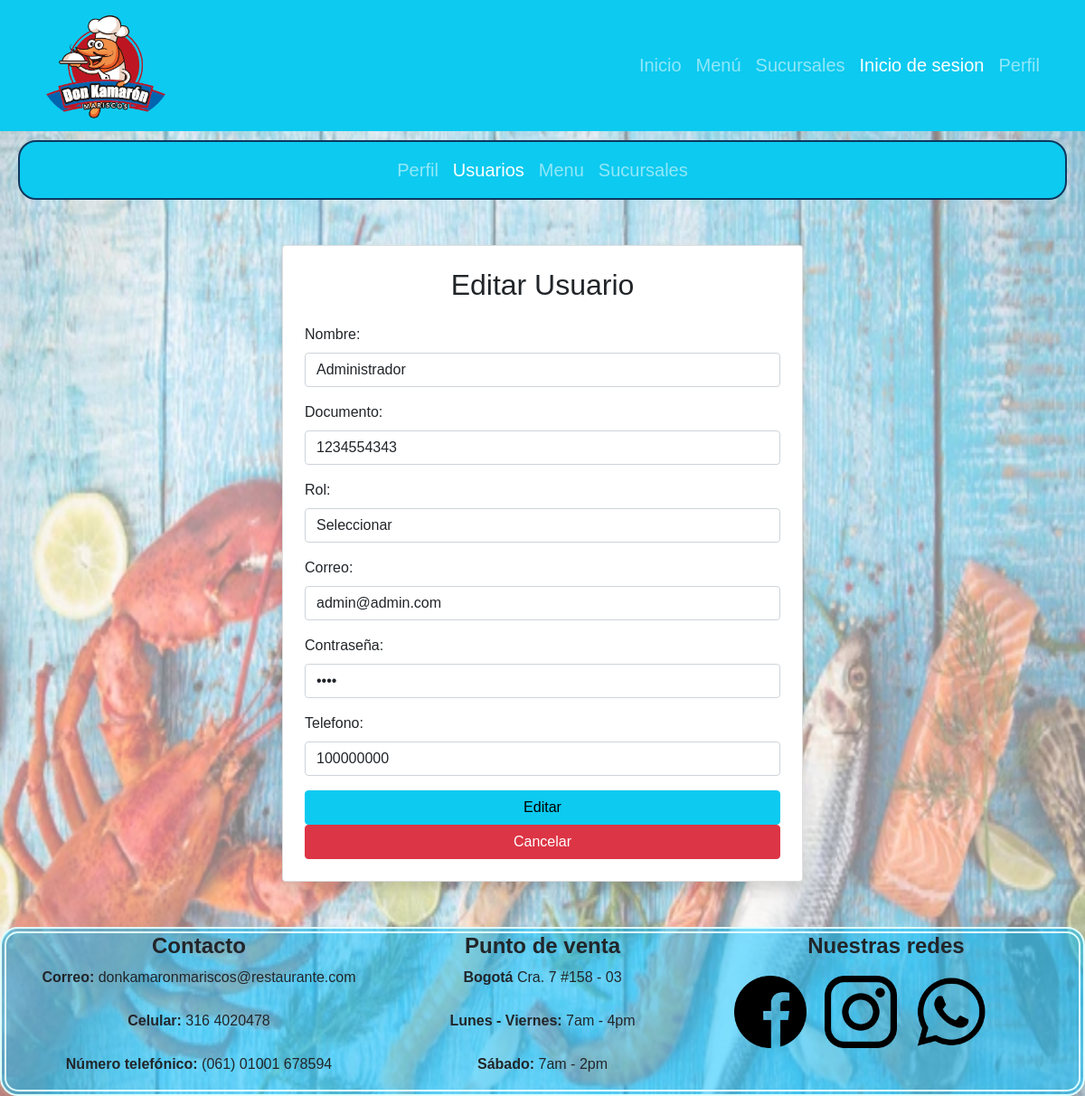
Screenshot of /vista/editar_usuario.php?id_usuario=3 with the database file from the repository.
### tables this page shows
CREATE TABLE `usuario` (
  `id_usuario` int(5) NOT NULL,
  `rol` varchar(20) DEFAULT NULL,
  `nombres` varchar(40) DEFAULT NULL,
  `documento` int(10) DEFAULT NULL,
  `telefono` int(10) DEFAULT NULL,
  `Correo` varchar(40) DEFAULT NULL,
  `contrasena` varchar(255) DEFAULT NULL
);

### configuracion/conexion.php (called while the page is built, shortened)
<?php
class Database{
    private static $host = "localhost";
    private static $user_name = "root";
    private static $db_name = "don_camaron";
    private static $password = "";
    private static $charset = "utf8mb4";
    private static $pdo = null;
    public static function connect(){
        if(self::$pdo === null){
            try{
                 $dn = "mysql:host=" . self::$host . ";dbname=" . self::$db_name . ";charset=" . self::$charset;
                self::$pdo = new PDO($dn, self::$user_name, self::$password);
                self::$pdo -> setAttribute(PDO::ATTR_ERRMODE, PDO::ERRMODE_EXCEPTION);
            }
            catch(PDOException $e){
                die("Error de conexion: " .$e -> getMessage());
            }
        }
        return self::$pdo;
    }
}
?>

### controlador/usuario_controlador.php (called while the page is built, shortened)
<?php
require_once "../configuracion/conexion.php";
require_once "../modelo/usuario.php";
Class Usuario_controlador{
    public function obtener_usuario_id($id_usuario){
        $usuario = new Usuario();
        return $usuario->obtener_usuario_id($id_usuario);
    }
}
?>

### modelo/usuario.php (called while the page is built, shortened)
<?php
require_once "../configuracion/conexion.php";
class Usuario{
    private $db;
    public function __construct() {
       $this -> db = Database::connect();
    }
    public function obtener_usuario_id($id_usuario) {
        $sql = "SELECT * FROM usuario WHERE id_usuario = :id_usuario";
        $stmt = $this->db->prepare($sql);
        $stmt->execute([':id_usuario'=>$id_usuario]);
        $resu = $stmt->fetchAll(PDO::FETCH_ASSOC);
        return $resu;
    }
}
?>

### vista/editar_usuario.php (the view, shortened to what this page needs)
<?php
require_once "../controlador/usuario_controlador.php";
$usuario_controlador = new Usuario_controlador();
$id_usuario = $_GET['id_usuario'];
$usuario = $usuario_controlador->obtener_usuario_id($id_usuario);
?>
<!DOCTYPE html>
<html lang="en">
<head>
    <link rel="stylesheet" href="./bootstrap-5.0.2-dist/css/bootstrap.min.css">
    <link rel="stylesheet" href="./css/style.css">
</head>
<body>
    <nav class="navbar navbar-expand-lg bg-info navbar-dark">
        <div class="container">
            <a class="navbar-brand" href="#">
                <img src="./img/doncamaron.png" alt="logo" style="width: 150px;" class="rounded-pill">
            </a>
            <div class="collapse navbar-collapse" id="navbarNav">
                <ul class="navbar-nav ms-auto">
                    <li class="nav-item"><a class="nav-link" href="../index.php">Inicio</a></li>
                    <li class="nav-item"><a class="nav-link" href="./menu.php">Menú</a></li>
                    <li class="nav-item"><a class="nav-link" href="./sucursal.php">Sucursales</a></li>
                    <li class="nav-item"><a class="nav-link active" href="./Inicio_sesion.php">Inicio de sesion</a></li>
                    <li class="nav-item"><a class="nav-link" href="./perfil.php">Perfil</a></li>
                </ul>
            </div>
        </div>
    </nav>
    <nav class="navbar navbar-expand-lg bg-info navbar-dark" style="margin:10px 20px; border-radius: 20px; border: solid 2px rgb(13, 56, 94);">
        <div class="container">
            <div class="collapse navbar-collapse" id="navbarNav2">
                <ul class="navbar-nav mx-auto">
                    <li class="nav-item"><a class="nav-link" href="./perfil_admin.php">Perfil</a></li>
                    <li class="nav-item"><a class="nav-link active" href="#">Usuarios</a></li>
                    <li class="nav-item"><a class="nav-link" href="./panel_menu.php">Menu</a></li>
                    <li class="nav-item"><a class="nav-link" href="">Sucursales</a></li>
                </ul>
            </div>
        </div>
    </nav>
    <div class="container contact-container">
        <div class="card shadow p-4">
            <h2 class="text-center mb-4">Editar Usuario</h2>
            <form action="../controlador/acciones_usuario.php?accion=editar" method="POST">
                <div class="mb-3">
                    <label for="nombre" class="form-label">Nombre:</label>
                    <input type="text" class="form-control" id="nombre" placeholder="Ingrese un nombre" name="nombre" value="<?php echo $usuario[0]['nombres']; ?>" required>
                </div>
                <div class="mb-3">
                    <label for="documento" class="form-label">Documento:</label>
                    <input type="number" class="form-control" id="documento" placeholder="Ingrese su documento" name="documento" value="<?php echo $usuario[0]['documento']; ?>" required>
                </div>
                <div class="mb-3">
                    <label for="rol" class="form-label">Rol:</label>
                    <select name="rol" id="rol" class="form-control" required>
                        <option value="" hidden>Seleccionar</option>
                    </select>
                </div>
                <div class="mb-3">
                    <label for="correo" class="form-label">Correo:</label>
                    <input type="email" class="form-control" id="correo" placeholder="Ingrese su correo" name="correo" value="<?php echo $usuario[0]['Correo']; ?>" required>
                </div>
                <div class="mb-3">
                    <label for="contrasena" class="form-label">Contraseña:</label>
                    <input type="password" class="form-control" id="contrasena" placeholder="Ingrese la contraseña" name="contrasena" value="<?php echo $usuario[0]['contrasena']; ?>" required>
                </div>
                <div class="mb-3">
                    <label for="telefono" class="form-label">Telefono:</label>
                    <input type="number" class="form-control" id="telefono" placeholder="Ingrese el telefono" name="telefono" value="<?php echo $usuario[0]['telefono']; ?>" required>
                </div>
                <button type="submit" onclick="return confirmar_edicion()" class="btn btn-info w-100">Editar</button>
                <button type="button" onclick="cancelar_edicion()" class="btn btn-danger w-100">Cancelar</button>
            </form>
        </div>
    </div>
    <footer class="text-center footer-style"  style="border: solid lightcyan; border-style: double; border-radius: 20px; border-width: 7px; background:rgba(0, 191, 255, 0.5);">
        <div class="container">
          <div class="row">
         <div class="col-md-4 footer-col">
         <h4><b>Contacto</b></h4>
         <p>
            <b>Correo:</b> donkamaronmariscos@restaurante.com
            <br>
            <br>
            <b>Celular:</b> 316 4020478
            <br>
            <br>
            <b>Número telefónico:</b> (061) 01001 678594
         </p>
          </div>
          <div class="col-md-4 footer-col">
              <h4><b>Punto de venta</b></h4>
              <p>
                  <b>Bogotá</b> Cra. 7 #158 - 03
                  <br>
                  <br>
                  <b>Lunes - Viernes:</b> 7am - 4pm
                  <br>
                  <br>
                  <b>Sábado:</b> 7am - 2pm
              </p>
          </div>
          <div class="col-md-4 footer-col">
              <h4><b>Nuestras redes</b></h4>
              <ul class="list-inline d-flex" style="align-items: center; padding: 10px;">
                  <li>
                      <img src="./img/feis.png" class="img-fluid" alt="feis" style="width: 80px; margin-right: 10px;">
                  </li>
                  <li>
                      <img src="./img/insta.png" class="img-fluid" alt="insta" style="width: 80px; margin-left: 10px; margin-right: 10px;">
                  </li>
                  <li>
                      <img src="./img/wasat.png" class="img-fluid" alt="yutu" style="width: 80px; margin-left: 10px;">
                  </li>
              </ul>
          </div>
      </footer>
</body>
</html>

### vista/css/style.css (style rules this page uses)
* { padding: 0; margin: 0; box-sizing: border-box; text-decoration: none; }
nav { font-size: 20px; }

### vista/editar_usuario.php (style rules this page uses)
body { font-family: 'Gill Sans', 'Gill Sans MT', Calibri, 'Trebuchet MS', sans-serif; }
.contact-container { max-width: 600px; margin: 50px auto; }

### rows the page displays
usuario: nombre "Administrador", documento "1234554343", correo "admin@admin.com", telefono "100000000"
